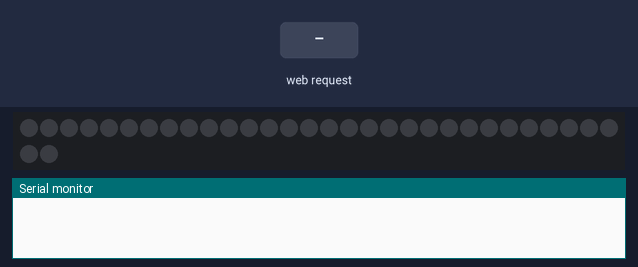
Simulated run of this sketch. Board: ESP8266 (NodeMCU). On the bench: 32 RGB LEDs in strip order, left to right, continuing on the next row, the last lines printed to the serial monitor. The test bench sets the inputs (shaded band).

Above: at 1.2 s.
1.3 s: HTTP request GET /mode/rainbow received
At 1.46 s:
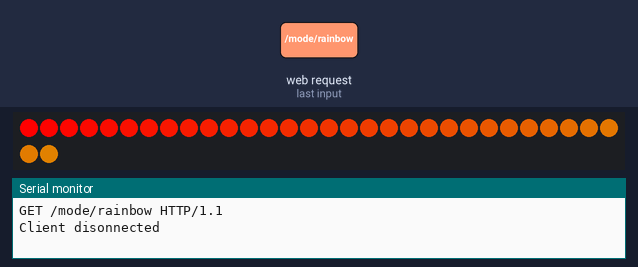
6.2 s: HTTP request GET /mode/off received
At 8.42 s:
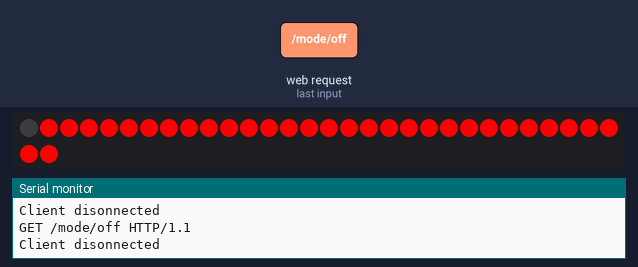
9.2 s: HTTP request GET /mode/rainbowCycle received
At 10.44 s:
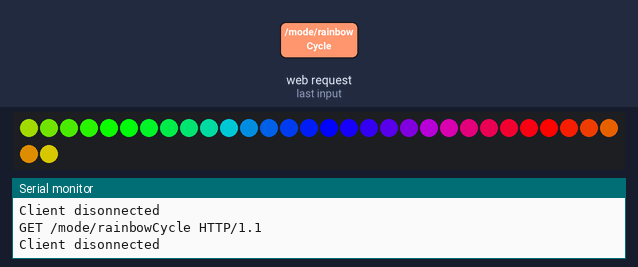
Timing chart, 0 to 12.2 s (numbered marks = the images above; inputs shaded):
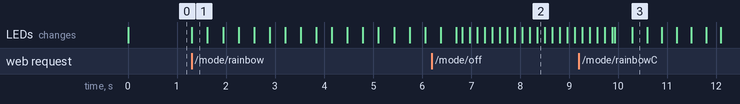

The sketch:

led_christmas_tree.ino
```cpp
#include <Adafruit_NeoPixel.h>
#include <ESP8266WiFi.h>

#define PIN D2

//define modes for LEDs
const uint8_t OFF = 0;
const uint8_t COLOR_WIPE_BLUE = 1;
const uint8_t COLOR_WIPE_GREEN = 2;
const uint8_t COLOR_WIPE_RED = 3;
const uint8_t RAINBOW = 4;
const uint8_t RAINBOW_CYCLE = 5;
const uint8_t THEATER_CHASE_WHITE = 6;
const uint8_t THEATER_CHASE_RED = 7;
const uint8_t THEATER_CHASE_GREEN = 8;

//store current mode
uint8_t MODE = OFF;
boolean isOff = true;

//WiFi password
const char WiFiAPPSK[] = "christmas";

WiFiServer server(80); //Initialize the server on port 80

//constants for JSON responses
const String responseHeader = "HTTP/1.1 200 OK\r\nContent-Type: application/json\r\n\r\n{\"data\": {";
const String responseFooter = "\r\n}\r\n}\n";
const String successStatus = "\r\n\"status\":\"success\",\n";
const String failureStatus = "\r\n\"status\":\"failure\",\n";
const String invalidRequestMessage = "\"message\":\"Invalid request.\"";

// Parameter 1 = number of pixels in strip
// Parameter 2 = Arduino pin number (most are valid)
// Parameter 3 = pixel type flags, add together as needed:
//   NEO_KHZ800  800 KHz bitstream (most NeoPixel products w/WS2812 LEDs)
//   NEO_KHZ400  400 KHz (classic 'v1' (not v2) FLORA pixels, WS2811 drivers)
//   NEO_GRB     Pixels are wired for GRB bitstream (most NeoPixel products)
//   NEO_RGB     Pixels are wired for RGB bitstream (v1 FLORA pixels, not v2)
//   NEO_RGBW    Pixels are wired for RGBW bitstream (NeoPixel RGBW products)
Adafruit_NeoPixel strip = Adafruit_NeoPixel(32, PIN, NEO_GRB + NEO_KHZ800);

// IMPORTANT: To reduce NeoPixel burnout risk, add 1000 uF capacitor across
// pixel power leads, add 300 - 500 Ohm resistor on first pixel's data input
// and minimize distance between Arduino and first pixel.  Avoid connecting
// on a live circuit...if you must, connect GND first.

void setup() {
  //setup for WiFiServer
  Serial.begin(115200);
  delay(10);
  setupWiFi();

  //setup for LED strip
  strip.begin();
  strip.show(); // Initialize all pixels to 'off'
}

void setupWiFi() {
  WiFi.mode(WIFI_AP);

  // Do a little work to get a unique-ish name. Append the
  // last two bytes of the MAC (HEX'd) to "Thing-":
  uint8_t mac[WL_MAC_ADDR_LENGTH];
  WiFi.softAPmacAddress(mac);
  String macID = String(mac[WL_MAC_ADDR_LENGTH - 2], HEX) +
                 String(mac[WL_MAC_ADDR_LENGTH - 1], HEX);
  macID.toUpperCase();
  String AP_NameString = "LED TREE " + macID;

  char AP_NameChar[AP_NameString.length() + 1];
  memset(AP_NameChar, 0, AP_NameString.length() + 1);

  for (int i=0; i<AP_NameString.length(); i++)
    AP_NameChar[i] = AP_NameString.charAt(i);

  WiFi.softAP(AP_NameChar, WiFiAPPSK);
  server.begin();
}

void loop() {
  handleHTTPRequest();
  switch (MODE) {
    case OFF:
      off();
      isOff = true;
      off();
      break;
    case COLOR_WIPE_BLUE:
      isOff = false;
      colorWipe(strip.Color(0, 0, 255), 50);
      break;
    case COLOR_WIPE_GREEN:
      isOff = false;
      colorWipe(strip.Color(0, 255, 0), 50);
      break;
    case COLOR_WIPE_RED:
      isOff = false;
      colorWipe(strip.Color(255, 0, 0), 50);
      break;
    case RAINBOW:
      isOff = false;
      rainbow(20);
      break;
    case RAINBOW_CYCLE:
      isOff = false;
      rainbowCycle(5);
      break;
    case THEATER_CHASE_WHITE:
      isOff = false;
      theaterChase(strip.Color(127, 127, 127), 50);
      break;
    case THEATER_CHASE_RED:
      isOff = false;
      theaterChase(strip.Color(127, 0, 0), 50);
      break;
    case THEATER_CHASE_GREEN:
      isOff = false;
      theaterChase(strip.Color(0, 127, 0), 50);
      break;
    default:
      break;
  }
}

void handleHTTPRequest() {
  //check if a client has connected
  WiFiClient client = server.available();
  if (!client) {
    return;
  }

  //Wait for the client to send a request
  while(!client.available()) {
    delay(1);
  }

  //read the request
  String request = client.readStringUntil('\r');
  Serial.println(request);
  client.flush();

  String validResponse;
  String errorResponse = responseHeader + failureStatus + invalidRequestMessage
      + responseFooter;
  //evaluate the request
  if (request.indexOf("/mode/off") != -1) {
    validResponse = successStatus + "\"message\":\"Mode changed to off.\"";
    MODE = OFF;
  } else if (request.indexOf("/mode/colorWipe") != -1) {
    //change the mode to color wipe
    //check for color
    if (request.indexOf("/blue") != -1) {
      validResponse = successStatus + "\"message\":\"Mode changed to colorWipe/blue\"";
      MODE = COLOR_WIPE_BLUE;
    } else if (request.indexOf("/green") != -1) {
      validResponse = successStatus + "\"message\":\"Mode changed to colorWipe/green\"";
      MODE = COLOR_WIPE_GREEN;
    } else if (request.indexOf("/red") != -1) {
      validResponse = successStatus + "\"message\":\"Mode changed to colorWipe/red\"";
      MODE = COLOR_WIPE_RED;
    } else {
      client.print(errorResponse);
      delay(1);
      client.stop();
      return;
    }
  } else if (request.indexOf("/mode/rainbow") != -1
        && request.indexOf("/mode/rainbowCycle") == -1) {
    //change the mode to static rainbow
    validResponse = successStatus + "\"message\":\"Mode changed to rainbow\"";
    MODE = RAINBOW;
  } else if (request.indexOf("/mode/rainbowCycle") != -1) {
    validResponse = successStatus + "\"message\":\"Mode changed to rainbowCycle\"";
    MODE = RAINBOW_CYCLE;
  } else if (request.indexOf("/mode/theaterChase") != -1) {
     //change mode to theater chase
     //check for color
     if (request.indexOf("/white") != -1) {
      validResponse = successStatus + "\"message\":\"Mode changed to theaterChase/white\"";
      MODE = THEATER_CHASE_WHITE;
    } else if (request.indexOf("/green") != -1) {
      validResponse = successStatus + "\"message\":\"Mode changed to theaterChase/green\"";
      MODE = THEATER_CHASE_GREEN;
    } else if (request.indexOf("/red") != -1) {
      validResponse = successStatus + "\"message\":\"Mode changed to theaterChase/red\"";
      MODE = THEATER_CHASE_RED;
    } else {
      client.print(errorResponse);
      delay(1);
      client.stop();
      return;
    }
  } else {
    //invalid request - send back response indicating valid requests
    client.print(errorResponse);
    delay(1);
    client.stop();
    return;
  }

  client.flush();

  //prepare a response for a valid request
  String response = responseHeader + validResponse + responseFooter;

  // Send the response to the client
  client.print(response);
  delay(1);
  Serial.println("Client disonnected");
}

void off() {
  if (!isOff) {
    colorWipe(strip.Color(255, 0, 0), 50);
    strip.show();
    strip.show();
  }
}

// Fill the dots one after the other with a color
void colorWipe(uint32_t c, uint8_t wait) {
  for (uint16_t i = 0; i < strip.numPixels(); i++) {
    strip.setPixelColor(i, c);
    strip.show();
    delay(wait);
  }
  for (uint16_t i = 0; i < strip.numPixels(); i++) {
    strip.setPixelColor(i, strip.Color(0 ,0 , 0));
    strip.show();
    delay(wait);
  }
}

void rainbow(uint8_t wait) {
  uint16_t i, j;

  for(j=0; j<256; j++) {
    for(i=0; i<strip.numPixels(); i++) {
      strip.setPixelColor(i, Wheel((i+j) & 255));
    }
    strip.show();
    delay(wait);
  }
}

// Slightly different, this makes the rainbow equally distributed throughout
void rainbowCycle(uint8_t wait) {
  uint16_t i, j;

  for(j=0; j<256*5; j++) { // 5 cycles of all colors on wheel
    for(i=0; i< strip.numPixels(); i++) {
      strip.setPixelColor(i, Wheel(((i * 256 / strip.numPixels()) + j) & 255));
    }
    strip.show();
    delay(wait);
  }
}

//Theatre-style crawling lights.
void theaterChase(uint32_t c, uint8_t wait) {
  for (int j=0; j<10; j++) {  //do 10 cycles of chasing
    for (int q=0; q < 3; q++) {
      for (uint16_t i=0; i < strip.numPixels(); i=i+3) {
        strip.setPixelColor(i+q, c);    //turn every third pixel on
      }
      strip.show();

      delay(wait);

      for (uint16_t i=0; i < strip.numPixels(); i=i+3) {
        strip.setPixelColor(i+q, 0);        //turn every third pixel off
      }
    }
  }
}

// Input a value 0 to 255 to get a color value.
// The colours are a transition r - g - b - back to r.
uint32_t Wheel(byte WheelPos) {
  WheelPos = 255 - WheelPos;
  if(WheelPos < 85) {
    return strip.Color(255 - WheelPos * 3, 0, WheelPos * 3);
  }
  if(WheelPos < 170) {
    WheelPos -= 85;
    return strip.Color(0, WheelPos * 3, 255 - WheelPos * 3);
  }
  WheelPos -= 170;
  return strip.Color(WheelPos * 3, 255 - WheelPos * 3, 0);
}
```

Measured:
- after the input at 1.3 s, the LEDs: change at once (image 1)
- after the input at 9.2 s, the LEDs: first differ from a run without the input after 1.1 s (image 3)
